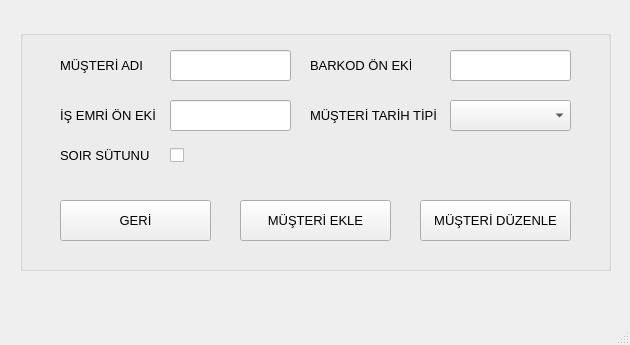
<?xml version="1.0" encoding="UTF-8"?>
<ui version="4.0">
 <class>CustomerProfilePageCls</class>
 <widget class="QMainWindow" name="CustomerProfilePageCls">
  <property name="geometry">
   <rect>
    <x>0</x>
    <y>0</y>
    <width>630</width>
    <height>345</height>
   </rect>
  </property>
  <property name="windowTitle">
   <string>MainWindow</string>
  </property>
  <property name="styleSheet">
   <string notr="true"/>
  </property>
  <widget class="QWidget" name="centralwidget">
   <widget class="QGroupBox" name="groupBox">
    <property name="geometry">
     <rect>
      <x>20</x>
      <y>30</y>
      <width>591</width>
      <height>241</height>
     </rect>
    </property>
    <property name="title">
     <string/>
    </property>
    <widget class="QPushButton" name="pushButtonAddCustomer">
     <property name="geometry">
      <rect>
       <x>220</x>
       <y>170</y>
       <width>151</width>
       <height>41</height>
      </rect>
     </property>
     <property name="font">
      <font>
       <pointsize>10</pointsize>
      </font>
     </property>
     <property name="text">
      <string>MÜŞTERİ EKLE</string>
     </property>
    </widget>
    <widget class="QPushButton" name="pushButtonEditCustomer">
     <property name="geometry">
      <rect>
       <x>400</x>
       <y>170</y>
       <width>151</width>
       <height>41</height>
      </rect>
     </property>
     <property name="font">
      <font>
       <pointsize>10</pointsize>
      </font>
     </property>
     <property name="text">
      <string>MÜŞTERİ DÜZENLE</string>
     </property>
    </widget>
    <widget class="QPushButton" name="pushButtonReturn">
     <property name="geometry">
      <rect>
       <x>40</x>
       <y>170</y>
       <width>151</width>
       <height>41</height>
      </rect>
     </property>
     <property name="font">
      <font>
       <pointsize>10</pointsize>
      </font>
     </property>
     <property name="text">
      <string>GERİ</string>
     </property>
    </widget>
    <widget class="QLineEdit" name="lineEditCustomerName">
     <property name="geometry">
      <rect>
       <x>150</x>
       <y>20</y>
       <width>121</width>
       <height>31</height>
      </rect>
     </property>
    </widget>
    <widget class="QLabel" name="label">
     <property name="geometry">
      <rect>
       <x>40</x>
       <y>20</y>
       <width>91</width>
       <height>31</height>
      </rect>
     </property>
     <property name="font">
      <font>
       <pointsize>10</pointsize>
       <weight>50</weight>
       <bold>false</bold>
      </font>
     </property>
     <property name="text">
      <string>MÜŞTERİ ADI</string>
     </property>
    </widget>
    <widget class="QLabel" name="label_2">
     <property name="geometry">
      <rect>
       <x>290</x>
       <y>20</y>
       <width>101</width>
       <height>31</height>
      </rect>
     </property>
     <property name="font">
      <font>
       <pointsize>10</pointsize>
       <weight>50</weight>
       <bold>false</bold>
      </font>
     </property>
     <property name="text">
      <string>BARKOD ÖN EKİ</string>
     </property>
    </widget>
    <widget class="QLineEdit" name="lineEditBarcodePrefix">
     <property name="geometry">
      <rect>
       <x>430</x>
       <y>20</y>
       <width>121</width>
       <height>31</height>
      </rect>
     </property>
    </widget>
    <widget class="QLineEdit" name="lineEditSowPrefix">
     <property name="geometry">
      <rect>
       <x>150</x>
       <y>70</y>
       <width>121</width>
       <height>31</height>
      </rect>
     </property>
    </widget>
    <widget class="QLabel" name="label_3">
     <property name="geometry">
      <rect>
       <x>40</x>
       <y>70</y>
       <width>101</width>
       <height>31</height>
      </rect>
     </property>
     <property name="font">
      <font>
       <pointsize>10</pointsize>
       <weight>50</weight>
       <bold>false</bold>
      </font>
     </property>
     <property name="text">
      <string>İŞ EMRİ ÖN EKİ</string>
     </property>
    </widget>
    <widget class="QLabel" name="label_7">
     <property name="geometry">
      <rect>
       <x>40</x>
       <y>110</y>
       <width>91</width>
       <height>31</height>
      </rect>
     </property>
     <property name="font">
      <font>
       <pointsize>10</pointsize>
       <weight>50</weight>
       <bold>false</bold>
      </font>
     </property>
     <property name="text">
      <string>SOIR SÜTUNU</string>
     </property>
    </widget>
    <widget class="QCheckBox" name="checkBox">
     <property name="geometry">
      <rect>
       <x>150</x>
       <y>110</y>
       <width>16</width>
       <height>31</height>
      </rect>
     </property>
     <property name="text">
      <string/>
     </property>
    </widget>
    <widget class="QLabel" name="label_8">
     <property name="geometry">
      <rect>
       <x>290</x>
       <y>70</y>
       <width>131</width>
       <height>31</height>
      </rect>
     </property>
     <property name="font">
      <font>
       <pointsize>10</pointsize>
       <weight>50</weight>
       <bold>false</bold>
      </font>
     </property>
     <property name="text">
      <string>MÜŞTERİ TARİH TİPİ</string>
     </property>
    </widget>
    <widget class="QComboBox" name="comboBoxDateTimeType">
     <property name="geometry">
      <rect>
       <x>430</x>
       <y>70</y>
       <width>121</width>
       <height>31</height>
      </rect>
     </property>
    </widget>
   </widget>
  </widget>
  <widget class="QMenuBar" name="menubar">
   <property name="geometry">
    <rect>
     <x>0</x>
     <y>0</y>
     <width>630</width>
     <height>21</height>
    </rect>
   </property>
  </widget>
  <widget class="QStatusBar" name="statusbar"/>
 </widget>
 <tabstops>
  <tabstop>lineEditCustomerName</tabstop>
  <tabstop>lineEditBarcodePrefix</tabstop>
  <tabstop>lineEditSowPrefix</tabstop>
  <tabstop>checkBox</tabstop>
  <tabstop>comboBoxDateTimeType</tabstop>
  <tabstop>pushButtonAddCustomer</tabstop>
  <tabstop>pushButtonEditCustomer</tabstop>
  <tabstop>pushButtonReturn</tabstop>
 </tabstops>
 <resources/>
 <connections/>
</ui>
